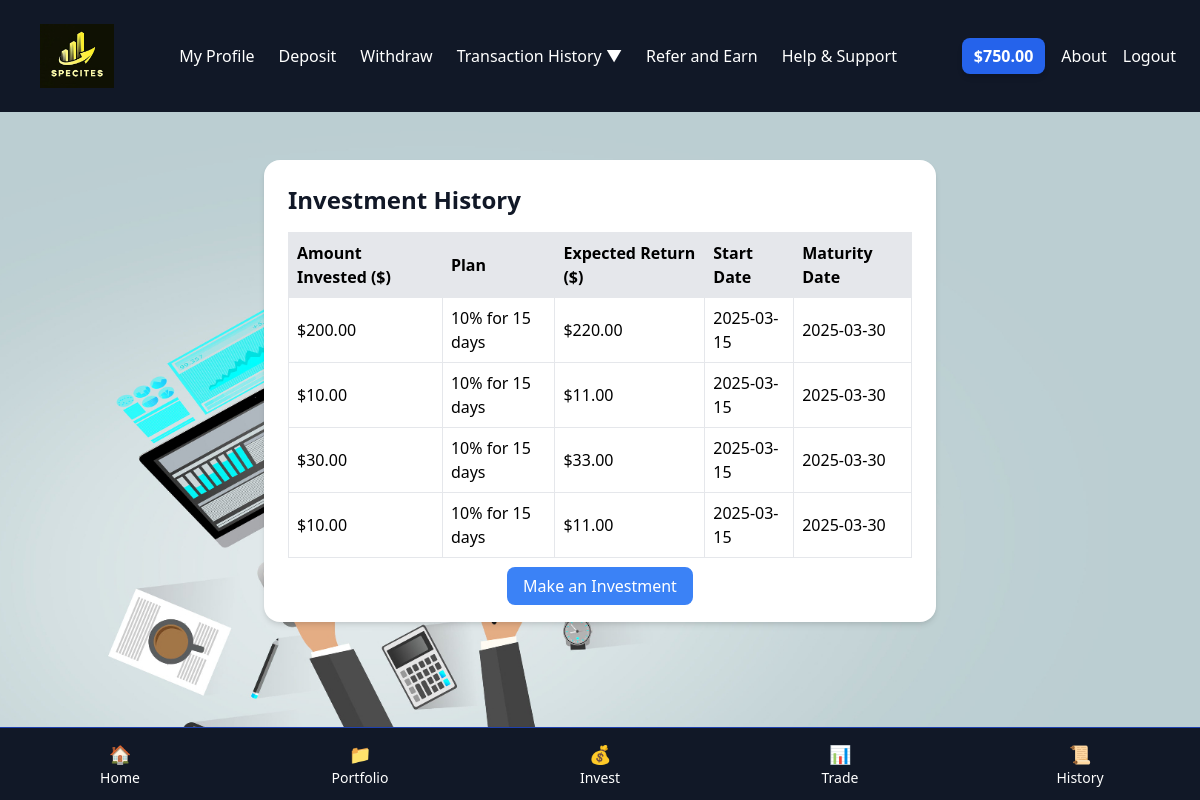
The page /invest/history/ (signed in) on the database its author committed.
### accounts/models.py (models this page shows, shortened)
class User(AbstractUser):
    username = None
    email = models.EmailField(unique=True, null=False, blank=False)
    phone_number = models.CharField(max_length=15, unique=True, blank=False, null=False)
    country_code = models.CharField(max_length=6, blank=False, null=True)  # Store country code separately
    country = CountryField(blank_label="(Select country)", max_length=2)
    objects = UserManager()
    USERNAME_FIELD = 'email'
    REQUIRED_FIELDS = ['phone_number']
    city = models.CharField(max_length=256)
    referral_code = models.CharField(max_length=10, unique=True)
    referral_bonus = models.DecimalField(default=0.00, max_digits=10, decimal_places=2)

class Profile(models.Model):
    user = models.OneToOneField(
        User,
        related_name='account_profile',
        on_delete=models.CASCADE
    )
    date_of_birth = models.DateField(null=True, blank=True)
    national_id_number = models.CharField(max_length=50, null=True, blank=True)
    balance = models.DecimalField(max_digits=12, decimal_places=2, default=0.00)
    withdrawable_balance = models.DecimalField(max_digits=12, decimal_places=2, default=0.00)
    ongoing_investment_balance = models.DecimalField(max_digits=12, decimal_places=2, default=0.00)
    total_invested = models.DecimalField(max_digits=12, decimal_places=2, default=0.00)
    total_yielded = models.DecimalField(max_digits=12, decimal_places=2, default=0.00)

### Investment/models.py (models this page shows, shortened)
class Investment(models.Model):
    PLAN_CHOICES = [
        (15, '10% for 15 days'),
        (30, '20% for 30 days'),
        (60, '45% for 60 days'),
        (90, '70% for 90 days'),
        (180, '150% for 180 days'),
        (365, '300% for 365 days'),
        (730, '600% for 730 days'),
    ]
    user = models.ForeignKey(settings.AUTH_USER_MODEL, on_delete=models.CASCADE)
    amount = models.DecimalField(max_digits=10, decimal_places=2)
    plan_duration = models.IntegerField(choices=PLAN_CHOICES)
    expected_return = models.DecimalField(max_digits=12, decimal_places=2)
    created_at = models.DateTimeField(auto_now_add=True)
    matured_at = models.DateTimeField()
    is_processed = models.BooleanField(default=False)  # Track if processed

### Investment/views.py (the view)
# urls.py: path("history/", investment_history, name="investment_history"),
@login_required
def investment_history(request):
    investments = Investment.objects.filter(user=request.user).order_by("-created_at")
    return render(request, "Investment/investment_history.html", {"investments": investments})

### templates/Investment/investment_history.html
{% extends 'core/base.html' %}
{% block content %}
<div class="container mx-auto my-12 px-6">
    <div class="bg-white p-6 rounded-2xl shadow-md max-w-2xl mx-auto">
        <h2 class="text-2xl font-bold text-gray-900 mb-4">Investment History</h2>
        {% if investments %}
            <table class="w-full border-collapse border border-gray-300">
                <thead>
                    <tr class="bg-gray-200">
                        <th class="border p-2 text-left">Amount Invested ($)</th>
                        <th class="border p-2 text-left">Plan</th>
                        <th class="border p-2 text-left">Expected Return ($)</th>
                        <th class="border p-2 text-left">Start Date</th>
                        <th class="border p-2 text-left">Maturity Date</th>
                    </tr>
                </thead>
                <tbody>
                    {% for investment in investments %}
                        <tr class="border">
                            <td class="border p-2">${{ investment.amount }}</td>
                            <td class="border p-2">{{ investment.get_plan_duration_display }}</td>
                            <td class="border p-2">${{ investment.expected_return }}</td>
                            <td class="border p-2">{{ investment.created_at|date:"Y-m-d" }}</td>
                            <td class="border p-2">{{ investment.matured_at|date:"Y-m-d" }}</td>
                        </tr>
                    {% endfor %}
                </tbody>
            </table>
        {% else %}
            <p class="text-gray-600 text-center">You have not made any investments yet.</p>
        {% endif %}
        <div class="mt-4 text-center">
            <a href="{% url 'investment:invest' %}" class="bg-blue-500 text-white px-4 py-2 rounded-lg">
                Make an Investment
            </a>
        </div>
    </div>
</div>
{% endblock %}

### templates/core/navbar.html (shortened to what this page needs)
{% if request.user.is_authenticated %}
{% load static %}
<nav class="flex items-center justify-between bg-gray-900 p-4 lg:p-6">
    <div class="flex items-center">
        <img src="{% static 'img/logo.png' %}" alt="Logo" class="h-16 w-auto ml-4">
    </div>
    <div class="hidden lg:flex space-x-6">
        <a href="{% url 'profile' %}" class="text-white hover:text-gray-300">My Profile</a>
        <a href="{% url 'transactions:deposit_money' %}" class="text-white hover:text-gray-300">Deposit</a>
        <a href="{% url 'transactions:withdraw_money' %}" class="text-white hover:text-gray-300">Withdraw</a>
        <div class="relative">
            <button id="transaction-btn" class="text-white hover:text-gray-300 focus:outline-none">
                Transaction History ▼
            </button>
        </div>
        <a href="{% url 'core:refer_earn' %}" class="text-white hover:text-gray-300">Refer and Earn</a>
        <a href="{% url 'help' %}" class="text-white hover:text-gray-300">Help & Support</a>
    </div>
    <div class="flex items-center space-x-4">
        <div class="relative">
            <button id="balance-btn" class="text-white font-semibold bg-blue-600 px-3 py-1.5 rounded-lg shadow-md hover:bg-blue-700 focus:outline-none">
                ${{ request.user.account_profile.balance }}
            </button>
        </div>
        <a href="{% url 'about' %}" class="hidden sm:block text-white hover:text-gray-300">About</a>
        <a href="{% url 'accounts:user_logout' %}" class="text-white hover:text-gray-300">Logout</a>
    </div>
</nav>
{% endif %}

### rows shown on the page
User: user.account_profile.balance "750.00"
Investment: amount "200.00", plan_duration "10% for 15 days", expected_return "220.00", created_at "2025-03-15", matured_at "2025-03-30"
Investment: amount "10.00", plan_duration "10% for 15 days", expected_return "11.00", created_at "2025-03-15", matured_at "2025-03-30"
Investment: amount "30.00", plan_duration "10% for 15 days", expected_return "33.00", created_at "2025-03-15", matured_at "2025-03-30"
Investment: amount "10.00", plan_duration "10% for 15 days", expected_return "11.00", created_at "2025-03-15", matured_at "2025-03-30"
